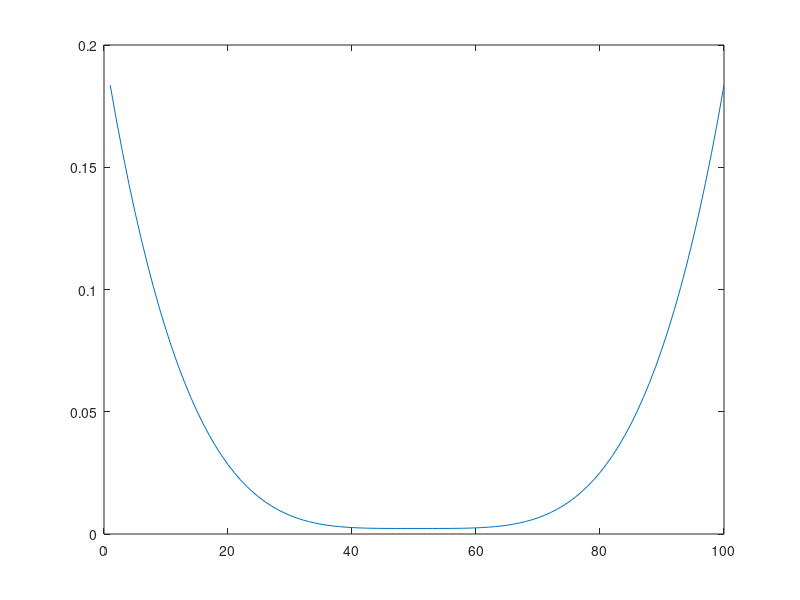

Recreate this plot in MATLAB.
% Graded mesh
clear all
close all

n = 100;
x = linspace(2, 6 , n);

weight = 5;
% Gmesh builds a fat parabola with minimum dictated by wieght
gmesh = @(x) ((x - (x(end) - x(1))/2 - x(1)).^4 + (x(end) - x(1)) / (length(x) / weight));
% getdx turns gmesh into an x and dx
getdx = @(x) (x(end) - x(1)) * gmesh(x) / sum(gmesh(x));
getx = @(x) cumsum([x(1), getdx(x)]);

dx = getdx(x);
x = getx(x);

plot(dx)